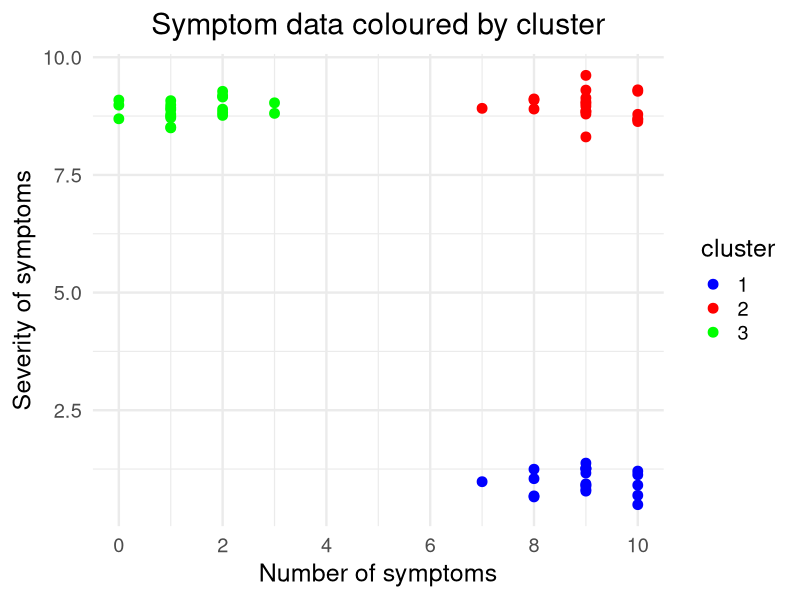
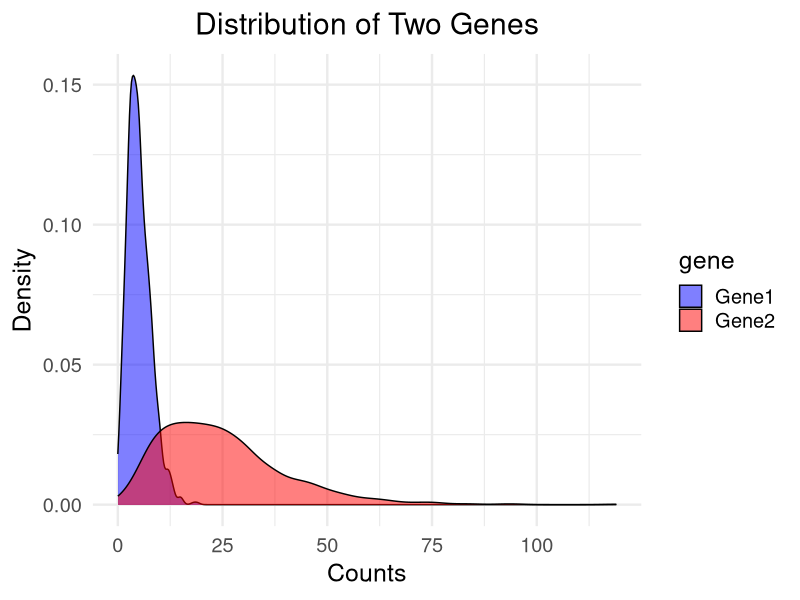
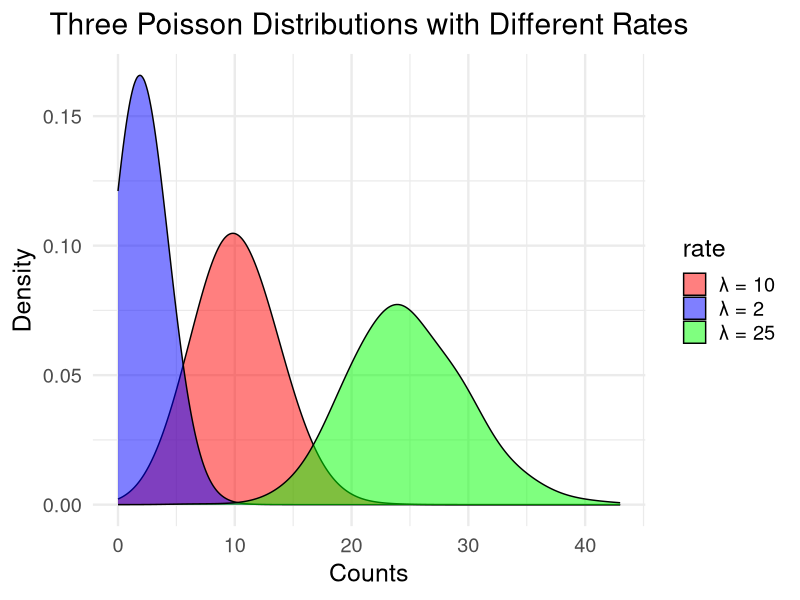
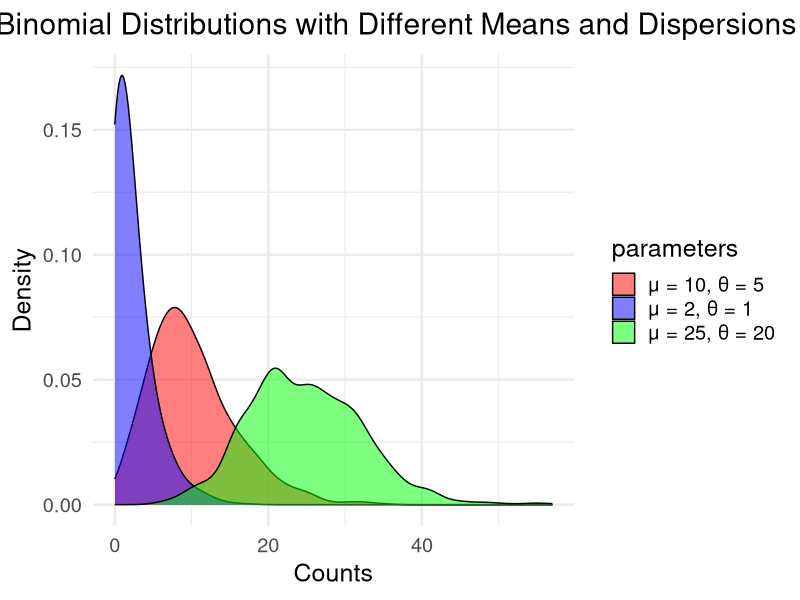
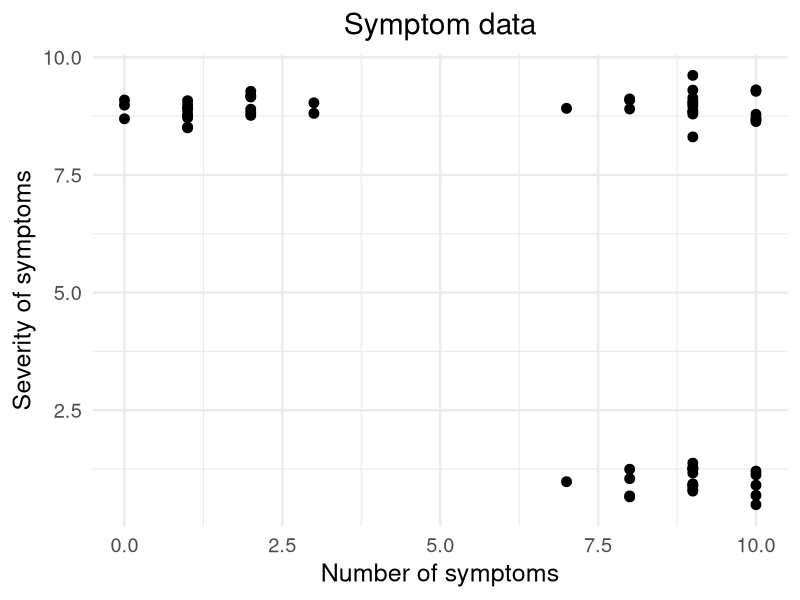
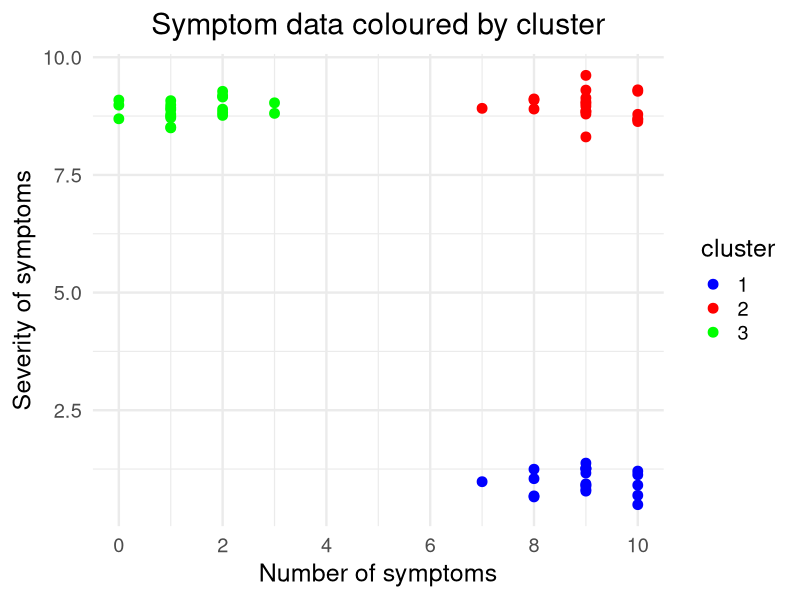
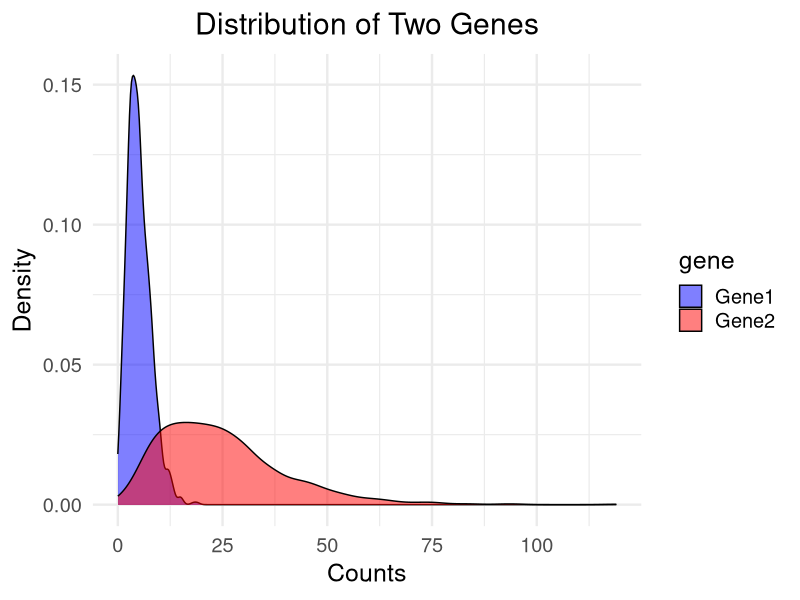
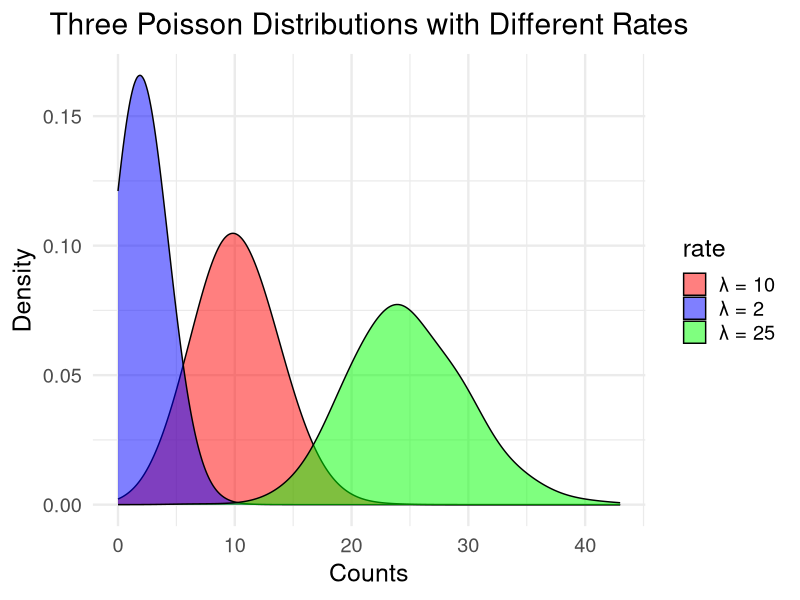

Reproduce these figures in R, in order.
library(ggplot2)
library(dplyr)

# Plot 1 : motivation - disease subtypes by severity and number of symptoms

# Simulate very clearly separated symptom data
set.seed(123)

n <- 20  # points per cluster

# Cluster 1: high symptoms, low severity
c1 <- data.frame(
  symptoms = round(rnorm(n, mean = 9, sd = 1), digits = 0),
  severity = rnorm(n, mean = 1, sd = 0.3)
)

# Cluster 2: high symptoms, high severity
c2 <- data.frame(
  symptoms = round(rnorm(n, mean = 9, sd = 1), digits = 0),
  severity = rnorm(n, mean = 9, sd = 0.3)
)

# Cluster 3: low symptoms, high severity
c3 <- data.frame(
  symptoms = round(rnorm(n, mean = 1, sd = 1), digits = 0),
  severity = rnorm(n, mean = 9, sd = 0.3)
)

# Combine clusters and add cluster label
symptom_data <- rbind(c1, c2, c3)
symptom_data$cluster <- factor(rep(1:3, each = n))

# Clip values to 0-10 range
symptom_data$symptoms <- pmax(pmin(symptom_data$symptoms, 10), 0)
symptom_data$severity <- pmax(pmin(symptom_data$severity, 10), 0)

# ---- Plot 1: points uncolored ----
p1 <- ggplot(symptom_data, aes(x = symptoms, y = severity)) +
  geom_point(size = 3) +
  theme_minimal(base_size = 18) +
  labs(title = "Symptom data",
       x = "Number of symptoms",
       y = "Severity of symptoms") + 
  theme(plot.title = element_text(hjust = 0.5))

# ---- Plot 2: points colored by cluster ----
p2 <- ggplot(symptom_data, aes(x = symptoms, y = severity, color = cluster)) +
  geom_point(size = 3) +
  # stat_ellipse(level = 0.95, linetype = "dashed", size = 1) +
  theme_minimal(base_size = 18) +
  labs(title = "Symptom data coloured by cluster",
       x = "Number of symptoms",
       y = "Severity of symptoms") +
  scale_color_manual(values = c("1" = "blue", "2" = "red", "3" = "green")) +
  scale_x_continuous(breaks = scales::breaks_pretty()) +
  theme(plot.title = element_text(hjust = 0.5))

print(p2)

# Example of distribution of two genes

n <- 1000  # number of samples

# Gene 1: small mean, small variance
mu1 <- 5
size1 <- 10  # larger size -> lower variance
gene1 <- rnbinom(n, mu = mu1, size = size1)

# Gene 2: large mean, large variance
mu2 <- 25
size2 <- 3   # smaller size -> higher variance
gene2 <- rnbinom(n, mu = mu2, size = size2)

# Combine into a data frame for ggplot
df <- data.frame(
  counts = c(gene1, gene2),
  gene = factor(rep(c("Gene1", "Gene2"), each = n))
)

# Smoothed histograms (density plots) with transparency
p3 = ggplot(df, aes(x = counts, fill = gene)) +
  geom_density(alpha = 0.5) +   # alpha controls transparency
  scale_fill_manual(values = c("Gene1" = "blue", "Gene2" = "red")) +
  theme_minimal(base_size = 18) +
  labs(title = "Distribution of Two Genes",
       x = "Counts",
       y = "Density") +
  xlim(0, max(df$counts)) + 
  theme(plot.title = element_text(hjust = 0.5))

print(p3)

# Poisson vs negative binomial distributions

# Poisson
# Parameters
lambda_small <- 2
lambda_medium <- 10
lambda_high <- 25
n <- 1000  # number of samples per group

# Labels as strings
labels <- c(paste0("λ = ", lambda_small),
            paste0("λ = ", lambda_medium),
            paste0("λ = ", lambda_high))

# Simulate Poisson data
df <- data.frame(
  counts = c(
    rpois(n, lambda_small),
    rpois(n, lambda_medium),
    rpois(n, lambda_high)
  ),
  rate = factor(rep(labels, each = n))
)

# Plot superposed densities
p4 <- ggplot(df, aes(x = counts, fill = rate)) +
  geom_density(alpha = 0.5, bw = 2) +   # increased bandwidth for smoother curves
  scale_fill_manual(values = c("λ = 2" = "blue", 
                               "λ = 10" = "red", 
                               "λ = 25" = "green")) +
  theme_minimal(base_size = 18) +
  labs(title = "Three Poisson Distributions with Different Rates",
       x = "Counts",
       y = "Density") +
  xlim(0, max(df$counts)) + 
  theme(plot.title = element_text(hjust = 0.5))

print(p4)

# Negative binomial 

# Parameters
mu_values <- c(2, 10, 25)       # low, medium, high mean
theta_values <- c(1, 5, 20)     # low, medium, high dispersion
n <- 1000                       # samples per group

# Labels
labels <- c(
  paste0("μ = ", mu_values[1], ", θ = ", theta_values[1]),
  paste0("μ = ", mu_values[2], ", θ = ", theta_values[2]),
  paste0("μ = ", mu_values[3], ", θ = ", theta_values[3])
)

# Simulate Negative Binomial data
df_nb <- data.frame(
  counts = c(
    rnbinom(n, mu = mu_values[1], size = theta_values[1]),
    rnbinom(n, mu = mu_values[2], size = theta_values[2]),
    rnbinom(n, mu = mu_values[3], size = theta_values[3])
  ),
  parameters = factor(rep(labels, each = n))
)

# Plot superposed densities
p5 <- ggplot(df_nb, aes(x = counts, fill = parameters)) +
  geom_density(alpha = 0.5, bw = 1.5) +   # smoother curves
  scale_fill_manual(values = c("μ = 2, θ = 1" = "blue", 
                               "μ = 10, θ = 5" = "red", 
                               "μ = 25, θ = 20" = "green")) +
  theme_minimal(base_size = 18) +
  labs(title = "Negative Binomial Distributions with Different Means and Dispersions",
       x = "Counts",
       y = "Density") +
  xlim(0, max(df_nb$counts)) +
  theme(plot.title = element_text(hjust = 0.5))

print(p5)


# Display plots
print(p1)
print(p2)
print(p3)
print(p4)
print(p5)

ggsave(
  plot = p1,
  path = fs::path("/home", "ah3", "Desktop", "Work", "Teaching", "M2 PHDS Final Resources", "omics 2025", "figures"),
  filename = "clustering_demo1.png",
  units = "cm",
  width =  25,
  height = 15
)

ggsave(
  plot = p2,
  path = fs::path("/home", "ah3", "Desktop", "Work", "Teaching", "M2 PHDS Final Resources", "omics 2025", "figures"),
  filename = "clustering_demo2.png",
  units = "cm",
  width =  25,
  height = 15
)

ggsave(
  plot = p3,
  path = fs::path("/home", "ah3", "Desktop", "Work", "Teaching", "M2 PHDS Final Resources", "omics 2025", "figures"),
  filename = "dge_demo1.png",
  units = "cm",
  width =  25,
  height = 15
)

ggsave(
  plot = p4,
  path = fs::path("/home", "ah3", "Desktop", "Work", "Teaching", "M2 PHDS Final Resources", "omics 2025", "figures"),
  filename = "dge_demo2.png",
  units = "cm",
  width =  25,
  height = 15
)

ggsave(
  plot = p5,
  path = fs::path("/home", "ah3", "Desktop", "Work", "Teaching", "M2 PHDS Final Resources", "omics 2025", "figures"),
  filename = "dge_demo3.png",
  units = "cm",
  width =  35,
  height = 15
)
